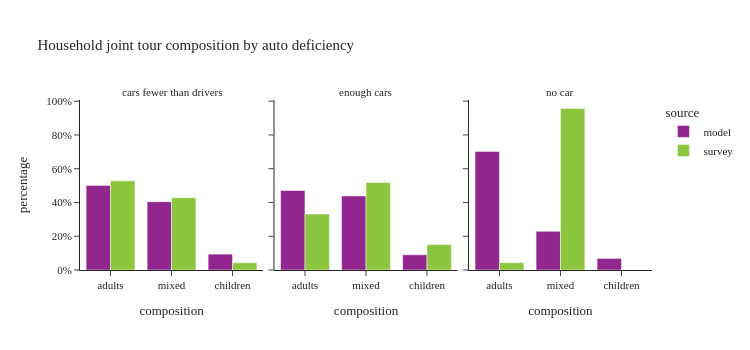

Notebook code cell kept with this figure:
### Code cell
plot_joint_tour_segment(joint_tour_data, 'auto_available_driver', "Household joint tour composition by auto deficiency")

### Figure 1 — Plotly figure (JSON) as saved in the notebook; plotly's stock layout.template omitted (floating-point values rounded to 4 significant figures)
{"data": [{"alignmentgroup": "True", "customdata": [[19143], [15452], [3596]], "hovertemplate": "source=model<br>auto_available_driver=cars fewer than drivers<br>composition=%{x}<br>percentage=%{y}<br>sample_size=%{customdata[0]}<extra></extra>", "legendgroup": "model", "marker": {"color": "#91268F", "pattern": {"shape": ""}}, "name": "model", "offsetgroup": "model", "orientation": "v", "showlegend": true, "textposition": "auto", "type": "bar", "x": ["adults", "mixed", "children"], "xaxis": "x", "y": [0.5012, 0.4046, 0.09416], "yaxis": "y"}, {"alignmentgroup": "True", "customdata": [[26774], [24943], [5112]], "hovertemplate": "source=model<br>auto_available_driver=enough cars<br>composition=%{x}<br>percentage=%{y}<br>sample_size=%{customdata[0]}<extra></extra>", "legendgroup": "model", "marker": {"color": "#91268F", "pattern": {"shape": ""}}, "name": "model", "offsetgroup": "model", "orientation": "v", "showlegend": false, "textposition": "auto", "type": "bar", "x": ["adults", "mixed", "children"], "xaxis": "x2", "y": [0.4711, 0.4389, 0.08995], "yaxis": "y2"}, {"alignmentgroup": "True", "customdata": [[1218], [397], [119]], "hovertemplate": "source=model<br>auto_available_driver=no car<br>composition=%{x}<br>percentage=%{y}<br>sample_size=%{customdata[0]}<extra></extra>", "legendgroup": "model", "marker": {"color": "#91268F", "pattern": {"shape": ""}}, "name": "model", "offsetgroup": "model", "orientation": "v", "showlegend": false, "textposition": "auto", "type": "bar", "x": ["adults", "mixed", "children"], "xaxis": "x3", "y": [0.7024, 0.229, 0.06863], "yaxis": "y3"}, {"alignmentgroup": "True", "customdata": [[174], [88], [20]], "hovertemplate": "source=survey<br>auto_available_driver=cars fewer than drivers<br>composition=%{x}<br>percentage=%{y}<br>sample_size=%{customdata[0]}<extra></extra>", "legendgroup": "survey", "marker": {"color": "#8CC63E", "pattern": {"shape": ""}}, "name": "survey", "offsetgroup": "survey", "orientation": "v", "showlegend": true, "textposition": "auto", "type": "bar", "x": ["adults", "mixed", "children"], "xaxis": "x", "y": [0.5283, 0.4285, 0.04318], "yaxis": "y"}, {"alignmentgroup": "True", "customdata": [[212], [169], [47]], "hovertemplate": "source=survey<br>auto_available_driver=enough cars<br>composition=%{x}<br>percentage=%{y}<br>sample_size=%{customdata[0]}<extra></extra>", "legendgroup": "survey", "marker": {"color": "#8CC63E", "pattern": {"shape": ""}}, "name": "survey", "offsetgroup": "survey", "orientation": "v", "showlegend": false, "textposition": "auto", "type": "bar", "x": ["adults", "mixed", "children"], "xaxis": "x2", "y": [0.331, 0.5182, 0.1508], "yaxis": "y2"}, {"alignmentgroup": "True", "customdata": [[10], [7]], "hovertemplate": "source=survey<br>auto_available_driver=no car<br>composition=%{x}<br>percentage=%{y}<br>sample_size=%{customdata[0]}<extra></extra>", "legendgroup": "survey", "marker": {"color": "#8CC63E", "pattern": {"shape": ""}}, "name": "survey", "offsetgroup": "survey", "orientation": "v", "showlegend": false, "textposition": "auto", "type": "bar", "x": ["adults", "mixed"], "xaxis": "x3", "y": [0.0433, 0.9567], "yaxis": "y3"}], "layout": {"annotations": [{"font": {}, "showarrow": false, "text": "cars fewer than drivers", "x": 0.16, "xanchor": "center", "xref": "paper", "y": 1.0, "yanchor": "bottom", "yref": "paper"}, {"font": {}, "showarrow": false, "text": "enough cars", "x": 0.5, "xanchor": "center", "xref": "paper", "y": 1.0, "yanchor": "bottom", "yref": "paper"}, {"font": {}, "showarrow": false, "text": "no car", "x": 0.84, "xanchor": "center", "xref": "paper", "y": 1.0, "yanchor": "bottom", "yref": "paper"}], "barmode": "group", "height": 350, "legend": {"title": {"text": "source"}, "tracegroupgap": 0}, "title": {"text": "Household joint tour composition by auto deficiency"}, "width": 750, "xaxis": {"anchor": "y", "domain": [0.0, 0.32], "title": {"text": "composition"}}, "xaxis2": {"anchor": "y2", "domain": [0.34, 0.66], "matches": "x", "title": {"text": "composition"}}, "xaxis3": {"anchor": "y3", "domain": [0.68, 1.0], "matches": "x", "title": {"text": "composition"}}, "yaxis": {"anchor": "x", "domain": [0.0, 1.0], "tickformat": ".0%", "title": {"text": "percentage"}}, "yaxis2": {"anchor": "x2", "domain": [0.0, 1.0], "matches": "y", "showticklabels": false, "tickformat": ".0%"}, "yaxis3": {"anchor": "x3", "domain": [0.0, 1.0], "matches": "y", "showticklabels": false}}}
